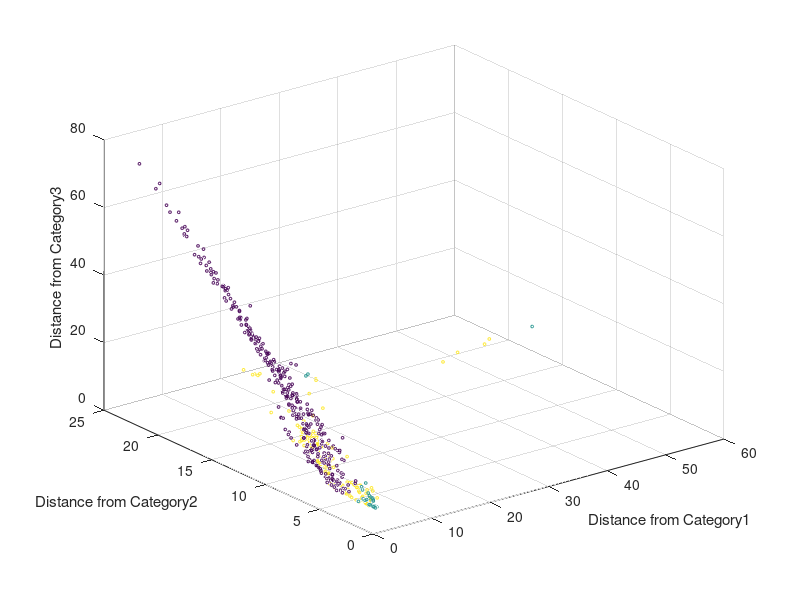

Source code (MATLAB):
% res = kmeans(num(:,23),3);
% 
% 
% %disp('kmeans')
% 
% score = 0;
% for m = 1:x
%    if res(m) == num(m,23)
%       score = score+1; 
%    end
% end
% 
% acc = score/x
tic
clear
load('heartdata75.mat');
[x,y] = size(data_train);

%% Get cluster locations and SDevs for the 3 clusters
cluster_mean = zeros(3,y);
cluster_sd = zeros(3,y);

for m = 1:y
    cluster_mean(1,m) = mean(num(i1train,m));
    cluster_mean(2,m) = mean(num(i2train,m));
    cluster_mean(3,m) = mean(num(i3train,m));
    
    cluster_sd(1,m) = std(num(i1train,m));
    cluster_sd(2,m) = std(num(i2train,m));
    cluster_sd(3,m) = std(num(i3train,m));

end

%% Get distance metric for each point
[xt,yt] = size(data_test);
dist_metric = zeros(xt,4);

for n = 1:xt
    
    diff1 = data_test(n,1:21) - cluster_mean(1,:);
    z1 = diff1./cluster_sd(1,:);
    dist_metric(n,1) = norm(z1);
    
    diff2 = data_test(n,1:21) - cluster_mean(2,:);
    z2 = diff2./cluster_sd(2,:);
    z2(6) = 0.0;
    dist_metric(n,2) = norm(z2);
    
    diff3 = data_test(n,1:21) - cluster_mean(3,:);
    z3 = diff3./cluster_sd(3,:);
    dist_metric(n,3) = norm(z3);
    
    minidx = find(dist_metric(n,1:3)== min(dist_metric(n,1:3)));
    dist_metric(n,4) = minidx;
end

%% Plot cloud cluster

scatter3(dist_metric(:,1),dist_metric(:,2),dist_metric(:,3),4,dist_metric(:,4));
xlabel('Distance from Category1');
ylabel('Distance from Category2');
zlabel('Distance from Category3');


%% Measure accuracy

correct_idx = find(dist_metric(:,4) == data_test(:,23));
size(correct_idx)


